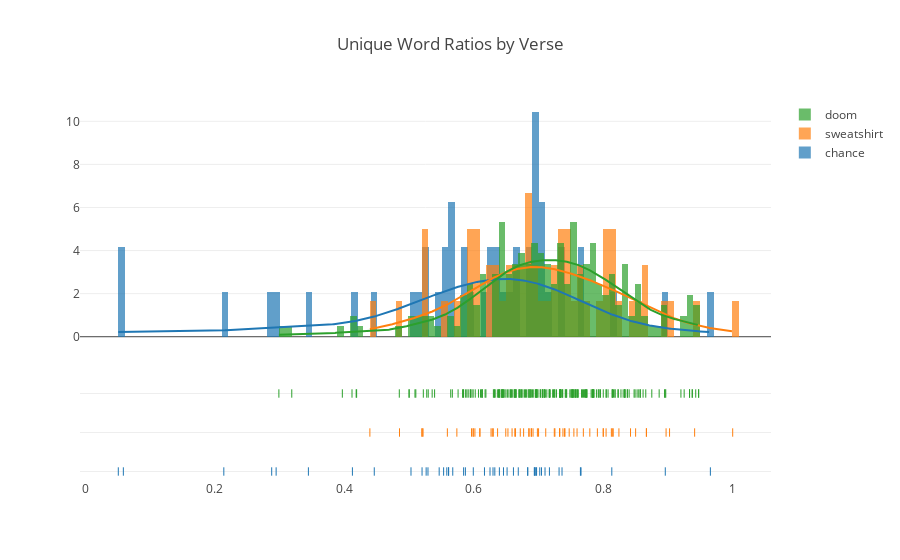

Here is the notebook cell this chart was saved with:
### Code cell
unique_words_hist(works.values(), all_feat_artist=True, song_or_verse='verse')

### Figure 1 — Plotly figure (JSON) as saved in the notebook; plotly's stock layout.template omitted (floating-point values rounded to 4 significant figures; data arrays with more than 128 entries replaced by an {"elided": "..."} marker saying what was removed)
{"data": [{"autobinx": false, "histnorm": "probability density", "legendgroup": "chance", "marker": {"color": "rgb(31, 119, 180)"}, "name": "chance", "opacity": 0.7, "type": "histogram", "x": [0.6514, 0.587, 0.8132, 0.5582, 0.5842, 0.7363, 0.5029, 0.5533, 0.05063, 0.3444, 0.6934, 0.6324, 0.52, 0.7045, 0.6164, 0.7317, 0.6942, 0.6944, 0.5291, 0.561, 0.7647, 0.6395, 0.5992, 0.6833, 0.697, 0.6612, 0.5263, 0.7168, 0.5464, 0.6961, 0.6458, 0.2877, 0.5674, 0.6687, 0.2137, 0.4124, 0.6296, 0.6832, 0.7019, 0.2945, 0.05844, 0.561, 0.625, 0.71, 0.7656, 0.8958, 0.9655, 0.4462], "xaxis": "x1", "xbins": {"end": 0.9655, "size": 0.01, "start": 0.05063}, "yaxis": "y1"}, {"autobinx": false, "histnorm": "probability density", "legendgroup": "sweatshirt", "marker": {"color": "rgb(255, 127, 14)"}, "name": "sweatshirt", "opacity": 0.7, "type": "histogram", "x": [0.6769, 0.6017, 0.6633, 0.7, 0.6915, 0.6849, 0.7692, 0.7909, 0.8667, 0.8242, 0.5964, 0.7595, 0.5216, 0.6093, 0.7403, 0.7329, 0.6982, 0.6367, 0.5738, 0.6644, 0.9024, 0.4851, 0.6301, 0.7792, 0.7111, 1, 0.4394, 0.7407, 0.7546, 0.8, 0.8971, 0.8043, 0.5591, 0.6494, 0.5991, 0.814, 0.7324, 0.6591, 0.6266, 0.6527, 0.5196, 0.689, 0.7253, 0.7377, 0.8, 0.9412, 0.85, 0.8154, 0.8667, 0.5989, 0.8421, 0.7474, 0.8125, 0.6094, 0.6718, 0.6286, 0.7243, 0.5203, 0.6854, 0.6886], "xaxis": "x1", "xbins": {"end": 1, "size": 0.01, "start": 0.4394}, "yaxis": "y1"}, {"autobinx": false, "histnorm": "probability density", "legendgroup": "doom", "marker": {"color": "rgb(44, 160, 44)"}, "name": "doom", "opacity": 0.7, "type": "histogram", "x": {"elided": "206 float values"}, "xaxis": "x1", "xbins": {"end": 0.9474, "size": 0.01, "start": 0.2988}, "yaxis": "y1"}, {"legendgroup": "chance", "marker": {"color": "rgb(31, 119, 180)"}, "mode": "lines", "name": "chance", "showlegend": false, "type": "scatter", "x": {"elided": "500 float values"}, "xaxis": "x1", "y": {"elided": "500 float values"}, "yaxis": "y1"}, {"legendgroup": "sweatshirt", "marker": {"color": "rgb(255, 127, 14)"}, "mode": "lines", "name": "sweatshirt", "showlegend": false, "type": "scatter", "x": {"elided": "500 float values"}, "xaxis": "x1", "y": {"elided": "500 float values"}, "yaxis": "y1"}, {"legendgroup": "doom", "marker": {"color": "rgb(44, 160, 44)"}, "mode": "lines", "name": "doom", "showlegend": false, "type": "scatter", "x": {"elided": "500 float values"}, "xaxis": "x1", "y": {"elided": "500 float values"}, "yaxis": "y1"}, {"legendgroup": "chance", "marker": {"color": "rgb(31, 119, 180)", "symbol": "line-ns-open"}, "mode": "markers", "name": "chance", "showlegend": false, "text": null, "type": "scatter", "x": [0.6514, 0.587, 0.8132, 0.5582, 0.5842, 0.7363, 0.5029, 0.5533, 0.05063, 0.3444, 0.6934, 0.6324, 0.52, 0.7045, 0.6164, 0.7317, 0.6942, 0.6944, 0.5291, 0.561, 0.7647, 0.6395, 0.5992, 0.6833, 0.697, 0.6612, 0.5263, 0.7168, 0.5464, 0.6961, 0.6458, 0.2877, 0.5674, 0.6687, 0.2137, 0.4124, 0.6296, 0.6832, 0.7019, 0.2945, 0.05844, 0.561, 0.625, 0.71, 0.7656, 0.8958, 0.9655, 0.4462], "xaxis": "x1", "y": ["chance", "chance", "chance", "chance", "chance", "chance", "chance", "chance", "chance", "chance", "chance", "chance", "chance", "chance", "chance", "chance", "chance", "chance", "chance", "chance", "chance", "chance", "chance", "chance", "chance", "chance", "chance", "chance", "chance", "chance", "chance", "chance", "chance", "chance", "chance", "chance", "chance", "chance", "chance", "chance", "chance", "chance", "chance", "chance", "chance", "chance", "chance", "chance"], "yaxis": "y2"}, {"legendgroup": "sweatshirt", "marker": {"color": "rgb(255, 127, 14)", "symbol": "line-ns-open"}, "mode": "markers", "name": "sweatshirt", "showlegend": false, "text": null, "type": "scatter", "x": [0.6769, 0.6017, 0.6633, 0.7, 0.6915, 0.6849, 0.7692, 0.7909, 0.8667, 0.8242, 0.5964, 0.7595, 0.5216, 0.6093, 0.7403, 0.7329, 0.6982, 0.6367, 0.5738, 0.6644, 0.9024, 0.4851, 0.6301, 0.7792, 0.7111, 1, 0.4394, 0.7407, 0.7546, 0.8, 0.8971, 0.8043, 0.5591, 0.6494, 0.5991, 0.814, 0.7324, 0.6591, 0.6266, 0.6527, 0.5196, 0.689, 0.7253, 0.7377, 0.8, 0.9412, 0.85, 0.8154, 0.8667, 0.5989, 0.8421, 0.7474, 0.8125, 0.6094, 0.6718, 0.6286, 0.7243, 0.5203, 0.6854, 0.6886], "xaxis": "x1", "y": ["sweatshirt", "sweatshirt", "sweatshirt", "sweatshirt", "sweatshirt", "sweatshirt", "sweatshirt", "sweatshirt", "sweatshirt", "sweatshirt", "sweatshirt", "sweatshirt", "sweatshirt", "sweatshirt", "sweatshirt", "sweatshirt", "sweatshirt", "sweatshirt", "sweatshirt", "sweatshirt", "sweatshirt", "sweatshirt", "sweatshirt", "sweatshirt", "sweatshirt", "sweatshirt", "sweatshirt", "sweatshirt", "sweatshirt", "sweatshirt", "sweatshirt", "sweatshirt", "sweatshirt", "sweatshirt", "sweatshirt", "sweatshirt", "sweatshirt", "sweatshirt", "sweatshirt", "sweatshirt", "sweatshirt", "sweatshirt", "sweatshirt", "sweatshirt", "sweatshirt", "sweatshirt", "sweatshirt", "sweatshirt", "sweatshirt", "sweatshirt", "sweatshirt", "sweatshirt", "sweatshirt", "sweatshirt", "sweatshirt", "sweatshirt", "sweatshirt", "sweatshirt", "sweatshirt", "sweatshirt"], "yaxis": "y2"}, {"legendgroup": "doom", "marker": {"color": "rgb(44, 160, 44)", "symbol": "line-ns-open"}, "mode": "markers", "name": "doom", "showlegend": false, "text": null, "type": "scatter", "x": {"elided": "206 float values"}, "xaxis": "x1", "y": {"elided": "206 str values"}, "yaxis": "y2"}], "layout": {"barmode": "overlay", "hovermode": "closest", "legend": {"traceorder": "reversed"}, "title": "Unique Word Ratios by Verse", "xaxis1": {"anchor": "y2", "domain": [0, 1], "zeroline": false}, "yaxis1": {"anchor": "free", "domain": [0.35, 1], "position": 0}, "yaxis2": {"anchor": "x1", "domain": [0, 0.25], "dtick": 1, "showticklabels": false}}}
